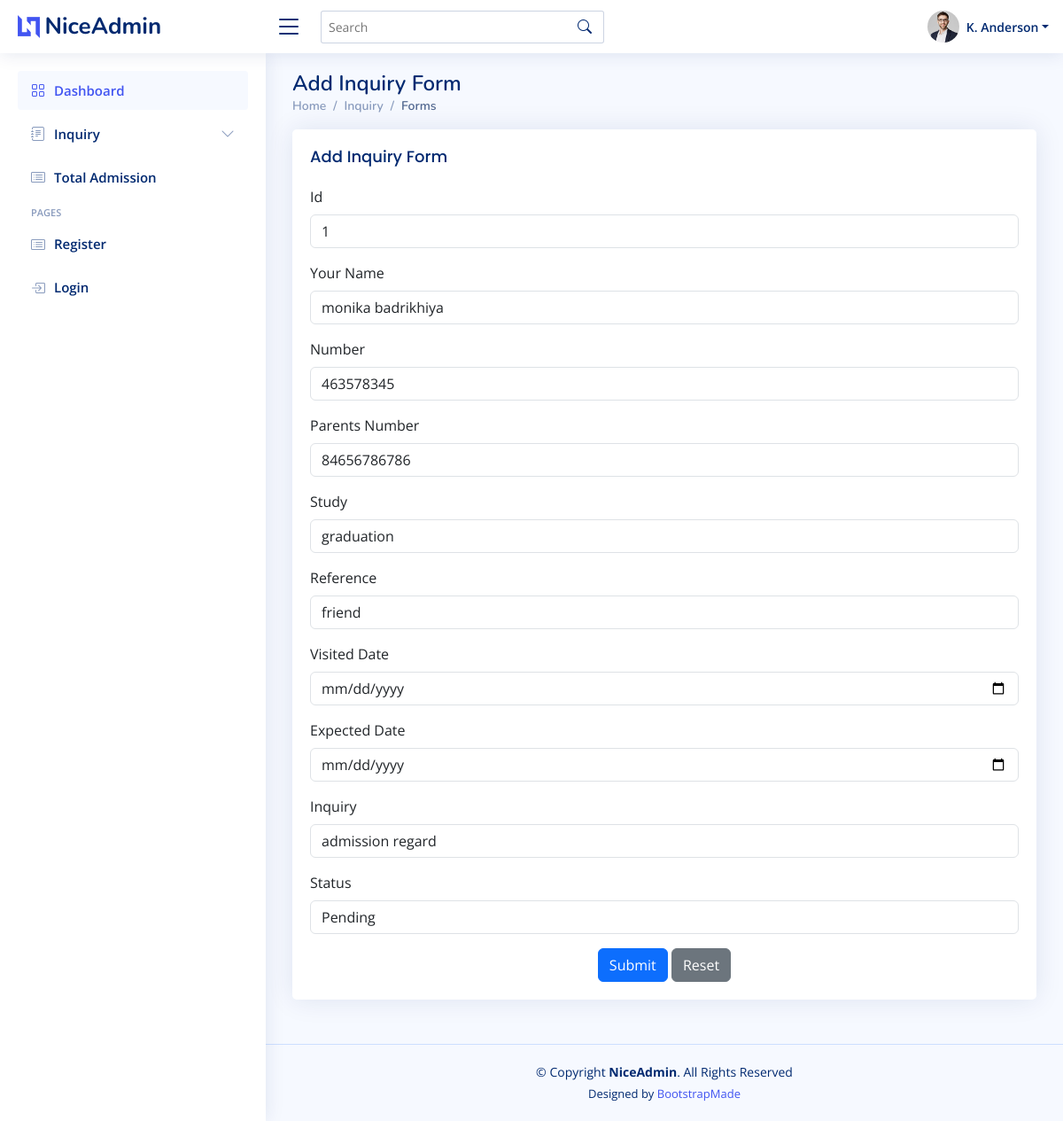
/edit?editid=1, run on the app's committed database.
### studentpanelapp/models.py (models this page shows)
class Inquiry(models.Model):
    Name=models.CharField(max_length=50)
    Number=models.IntegerField(max_length=20)
    Pnumber=models.IntegerField(max_length=20)
    Study=models.CharField(max_length=50)
    Reference=models.CharField(max_length=50)
    Inquiry=models.CharField(max_length=50)
    Status=models.CharField(max_length=20)
    expectedDate=models.DateTimeField()
    visitedDate=models.DateTimeField()

### studentpanelapp/views.py (the view)
# urls.py: path('edit',views.Editdata),
def Editdata(request):
    editid=request.GET.get('editid')
    print("editid======",editid)
    editdata=Inquiry.objects.filter(id=editid).first()
    return render(request,"addforms-layouts.html",{'alledit':editdata} )

### studentpanelapp/template/addforms-layouts.html (shortened to what this page needs)
{% load static %}
<!DOCTYPE html>
<html lang="en">
<head>
  <link href="{% static "vendor/bootstrap/css/bootstrap.min.css"%}" rel="stylesheet">
  <link href="{% static "vendor/bootstrap-icons/bootstrap-icons.css"%}" rel="stylesheet">
  <link href="{% static "vendor/boxicons/css/boxicons.min.css"%}" rel="stylesheet">
  <link href="{% static "vendor/quill/quill.snow.css"%}" rel="stylesheet">
  <link href="{% static "vendor/quill/quill.bubble.css"%}" rel="stylesheet">
  <link href="{% static "vendor/remixicon/remixicon.css"%}" rel="stylesheet">
  <link href="{% static "vendor/simple-datatables/style.css"%}" rel="stylesheet">
  <link href="{% static "css/style.css" %}" rel="stylesheet">
</head>
<body>
    {% include "header.html" %}
   {% include "sidebar.html" %}
 <main id="main" class="main">
  <div class="pagetitle">
    <h1> Add Inquiry Form </h1>
    <nav>
      <ol class="breadcrumb">
        <li class="breadcrumb-item"><a href="/home">Home</a></li>
        <li class="breadcrumb-item">Inquiry</li>
         <li class="breadcrumb-item active">Forms</li>
      </ol>
    </nav>
  </div>
  <section class="section">
    <div class="row">
      <div class="">
        <div class="card">
          <div class="card-body">
            <h5 class="card-title">Add Inquiry Form</h5>
            <form class="row g-3" action="inquirydata" method="get">
              <div class="col-12">
                <label for="inputNanme4" class="form-label">Id</label>
                <input type="text" class="form-control" name="id" value="{% if alledit %}{{alledit.id}}{% endif %}">
              </div>
              <div class="col-12">
                <label for="inputNanme4" class="form-label">Your Name</label>
                <input type="text" class="form-control" name="name" value="{% if alledit %}{{alledit.Name}}{% endif %}">
              </div>
              <div class="col-12">
                <label for="inputEmail4" class="form-label">Number</label>
                <input type="number" class="form-control" name="num" value="{% if alledit %}{{alledit.Number}}{% endif %}">
              </div>
              <div class="col-12">
                <label for="inputEmail4" class="form-label">Parents Number</label>
                <input type="number" class="form-control" name="pnum" value="{% if alledit %}{{alledit.Pnumber}}{% endif %}">
              </div>
              <div class="col-12">
                <label for="inputAddress" class="form-label">Study</label>
                <input type="text" class="form-control" name="study" value="{% if alledit %}{{alledit.Study}}{% endif %}">
              </div>
              <div class="col-12">
                <label for="inputAddress" class="form-label">Reference</label>
                <input type="text" class="form-control"  name="reference" value="{% if alledit %}{{alledit.Reference}}{% endif %}">
              </div>
              <div class="col-12">
                <label for="inputAddress" class="form-label">Visited Date</label>
                <input type="date" class="form-control"  name="visiteddate" value="{% if alledit %}{{alledit.Date}}{% endif %}">
              </div>
              <div class="col-12">
                <label for="inputAddress" class="form-label">Expected Date</label>
                <input type="date" class="form-control"  name="expectedate" value="{% if alledit %}{{alledit.Date}}{% endif %}">
              </div>
              <div class="col-12">
                <label for="inputAddress" class="form-label">Inquiry</label>
                <input type="text" class="form-control"  name="inquiry" value="{% if alledit %}{{alledit.Inquiry}}{% endif %}">
              </div>
              <div class="col-12">
                <label for="inputAddress" class="form-label">Status</label>
                <select class="form-control" name="status" id="">
                  <option value="Pending" {% if alledit.Status == 'Pending' %}selected{% endif %} >Pending</option>
                </select>
              </div>
              <div class="text-center">
                <button type="submit" class="btn btn-primary" name="submit" value="Submit">Submit</button>
                <button type="reset" class="btn btn-secondary">Reset</button>
              </div>
            </form>
          </div>
        </div>
      </div>
    </div>
  </section>
</main>
   {% include "footer.html" %}
</body>
</html>

### studentpanelapp/static/css/style.css (style rules this page uses)
:root { scroll-behavior: smooth; }
body { font-family: "Open Sans", sans-serif; background: #f6f9ff; color: #444444; }
a { color: #4154f1; text-decoration: none; }
h1, h2, h3, h4, h5, h6 { font-family: "Nunito", sans-serif; }
#main { margin-top: 60px; padding: 20px 30px; transition: all 0.3s; }
.pagetitle { margin-bottom: 10px; }
.pagetitle h1 { font-size: 24px; margin-bottom: 0; font-weight: 600; color: #012970; }
.card { margin-bottom: 30px; border: none; border-radius: 5px; box-shadow: 0px 0 30px rgba(1, 41, 112, 0.1); }
.card-title { padding: 20px 0 15px 0; font-size: 18px; font-weight: 500; color: #012970; font-family: "Poppins", sans-serif; }
.card-body { padding: 0 20px 20px 20px; }
.breadcrumb { font-size: 14px; font-family: "Nunito", sans-serif; color: #899bbd; font-weight: 600; }
.breadcrumb a { color: #899bbd; transition: 0.3s; }
.breadcrumb .breadcrumb-item::before { color: #899bbd; }
.breadcrumb .active { color: #51678f; font-weight: 600; }
@media (min-width: 1200px) { #main, #footer { margin-left: 300px; } }

### data on the page
Inquiry: id "1", name "monika badrikhiya", num "463578345", pnum "84656786786", study "graduation", reference "friend", inquiry "admission regard", status "Pending"
